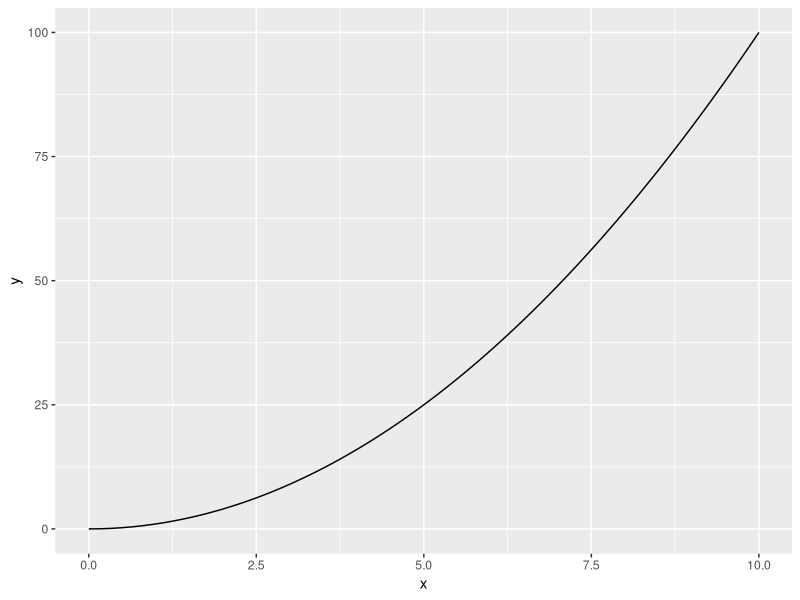
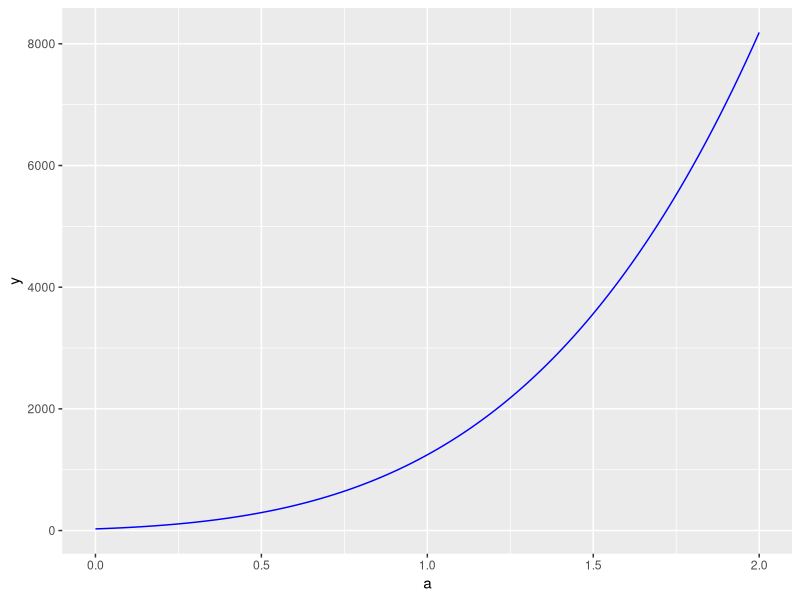
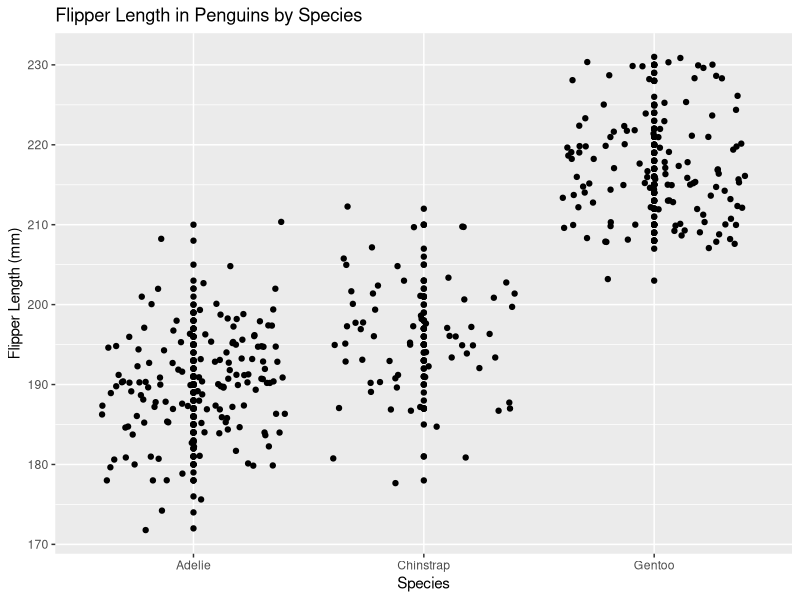

Write the R code that produced these figures, in order.
## ---- chunk 1
#load in libraries
library(palmerpenguins)
library(tidyverse)
library(ggplot2)
## ---- chunk 2

# find slope if this or something
eq1 <- function(x) {
  x^2
}

#find derivative
eq1_deriv <- D(expression(x^2), "x")

#turn deriv into function

eq1_deriv_func <- function(x) {
  2 * x
}

#find slope
eq1_slope <- eq1_deriv_func(3)

#make some data ranges
my_data_range_1 <- data.frame(x = c(0, 10))
## ---- chunk 3
# now do the same with P(a) ----

# make function
eq2 <- function(a) {
  2 * (3*a+2)^4 - 5
}

#find derivative of f(a) ----
eq2_deriv <- D(expression(2 * (3*a+2)^4 - 5), "a")

#turn f(a) deriv into func
eq2_deriv_func <- function(a) {
  2 * (4 * (3 * (3 * a + 2)^3))
}

#find slope
eq2_slope <- eq2_deriv_func(1.2)

#make data ranges
my_data_range_2 <- data.frame(a = c(0,2))

## ---- chunk 4
# render the shit now

ggplot(data = my_data_range_1, aes(x = x)) + geom_function(fun = eq1)
## ---- chunk 5
#and again

ggplot(data = my_data_range_2, aes(x = a)) + geom_function(fun = eq2, color = "blue")

## ---- chunk 6

#penguin time ------

#penguin time

penguins <- penguins

## ---- chunk 7

#penguin time again ----

ggplot(data = penguins, aes(x = species, y = flipper_length_mm)) + geom_point() + geom_jitter() + labs(x = "Species", y = "Flipper Length (mm)", title = "Flipper Length in Penguins by Species")

